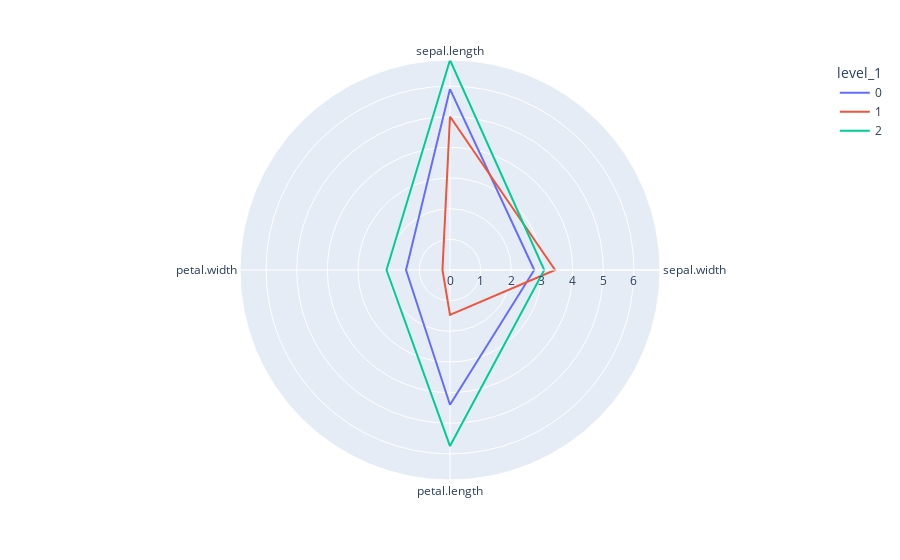

Notebook source saved alongside this figure:
### Code cell
import plotly.express as px

px.line_polar(df_long, r=0, theta="level_0", color="level_1", line_close=True)

### Figure 1 — Plotly figure (JSON) as saved in the notebook; plotly's stock layout.template omitted (floating-point values rounded to 4 significant figures)
{"data": [{"hovertemplate": "level_1=0<br>0=%{r}<br>level_0=%{theta}<extra></extra>", "legendgroup": "0", "line": {"color": "#636efa", "dash": "solid"}, "mode": "lines", "name": "0", "r": [5.902, 2.748, 4.394, 1.434, 5.902], "showlegend": true, "subplot": "polar", "theta": ["sepal.length", "sepal.width", "petal.length", "petal.width", "sepal.length"], "type": "scatterpolar"}, {"hovertemplate": "level_1=1<br>0=%{r}<br>level_0=%{theta}<extra></extra>", "legendgroup": "1", "line": {"color": "#EF553B", "dash": "solid"}, "mode": "lines", "name": "1", "r": [5.006, 3.428, 1.462, 0.246, 5.006], "showlegend": true, "subplot": "polar", "theta": ["sepal.length", "sepal.width", "petal.length", "petal.width", "sepal.length"], "type": "scatterpolar"}, {"hovertemplate": "level_1=2<br>0=%{r}<br>level_0=%{theta}<extra></extra>", "legendgroup": "2", "line": {"color": "#00cc96", "dash": "solid"}, "mode": "lines", "name": "2", "r": [6.85, 3.074, 5.742, 2.071, 6.85], "showlegend": true, "subplot": "polar", "theta": ["sepal.length", "sepal.width", "petal.length", "petal.width", "sepal.length"], "type": "scatterpolar"}], "layout": {"legend": {"title": {"text": "level_1"}, "tracegroupgap": 0}, "margin": {"t": 60}, "polar": {"angularaxis": {"direction": "clockwise", "rotation": 90}, "domain": {"x": [0, 1], "y": [0, 1]}}}}
